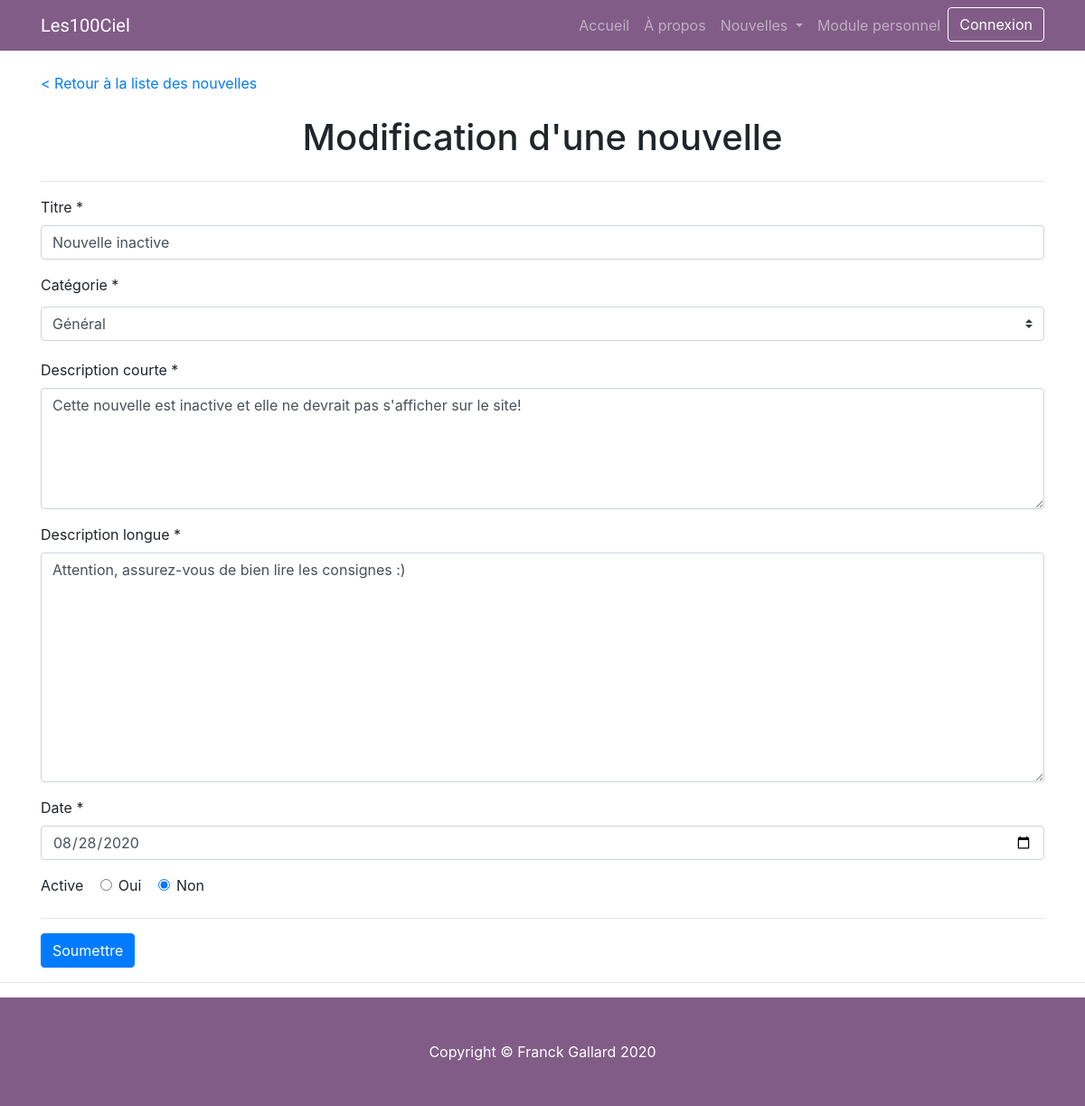
The app's page /modifier_ou_ajouter_nouvelle.php?nouvelle_id=2 with its own data.
### tables this page shows
CREATE TABLE `nouvelles` (
  `id` int(11) NOT NULL,
  `titre` varchar(50) NOT NULL,
  `description_courte` varchar(125) NOT NULL,
  `description_longue` text NOT NULL,
  `date_nouvelle` date NOT NULL,
  `actif` tinyint(1) NOT NULL,
  `fk_categorie` int(11) NOT NULL
);

### include/common.php (called while the page is built, shortened)
<?php
function escape($html) {
    return htmlspecialchars($html, ENT_QUOTES | ENT_SUBSTITUTE, "UTF-8");
}
function baseUrl(){
    $config['base_url'] = ((isset($_SERVER['HTTPS']) && $_SERVER['HTTPS'] == "on") ? "https" : "http");
    $config['base_url'] .= "://".$_SERVER['HTTP_HOST'];
    $config['base_url'] .= str_replace(basename($_SERVER['SCRIPT_NAME']),"",$_SERVER['SCRIPT_NAME']);
    return $config['base_url'];
}

### modifier_ou_ajouter_nouvelle.php (the view, shortened to what this page needs)
<?php
include_once('include/header.php');
include_once('include/common.php');
$action = "Ajout";
if (isset($_POST['submit'])) {
	$nouvelle_id = $_POST['nouvelle_id'];
	$titre = $_POST['titre'];
	$categorie = $_POST['categorie'];
	$description_courte = $_POST['description_courte'];
	$description_longue = $_POST['description_longue'];
	$date = $_POST['date'];
	$active = $_POST['active'];
	if(empty($nouvelle_id)){
		$requete = $connection->prepare("INSERT INTO nouvelles(titre, description_courte, description_longue, date_nouvelle, actif, fk_categorie) VALUES(?, ?, ?, ?, ?, ?)");
		if ($requete) {
			$requete->bind_param("ssssii", $titre, $description_courte, $description_longue, $date, $active, $categorie);
			if($requete->execute()) {
				$_SESSION["messageStatus"] = "<div class='alert alert-success'>Nouvelle ajouté!</div>";
			} else {
				$_SESSION["messageStatus"] =  "<div class='alert alert-danger'>Une erreur est survenue lors de l'ajout.</div>";
			}
			$requete->close();
		} else  {
		echo $mysqli->error;
		}
	} else {
		$action = "Modification";
		$requete = $connection->prepare("UPDATE nouvelles SET titre=?, description_courte=?, description_longue=?, date_nouvelle=?, actif=?, fk_categorie=? WHERE id=?" );
		if ($requete) {
			$requete->bind_param("ssssiii", $titre, $description_courte, $description_longue, $date, $active, $categorie, $nouvelle_id);
			if($requete->execute()) {
				$_SESSION["messageStatus"] = "<div class='alert alert-success'>Nouvelle modifiée!</div>";
				$nouvelle = $connection->query("SELECT *
												FROM nouvelles
												WHERE id = ".$_SESSION["nouvelle_id"]);
				$nouvelle_infos = $nouvelle->fetch_assoc();
				$_SESSION["nouvelle_infos"] = $nouvelle_infos;
			} else {
				$nouvelle_infos = $_SESSION["nouvelle_infos"];
				$_SESSION["messageStatus"] =  "<div class='alert alert-danger'>Une erreur est survenue lors de la modification. Réessayez svp!</div>";
			}
			$requete->close();
		} else  {
		echo $mysqli->error;
		}
	}
}
elseif(isset($_GET['nouvelle_id'])) {
	$action = "Modification";
	$nouvelle_id = $_GET['nouvelle_id'];
	$nouvelle = $connection->query("SELECT *
									FROM nouvelles
									WHERE id = ".$nouvelle_id);
	$nouvelle_infos = $nouvelle->fetch_assoc();
}
else {
}
?>
<div class="container">
	<div class="my-4">
		<a href="<?= baseUrl().'administration_nouvelles.php'; ?>">< Retour à la liste des nouvelles</a>
		<h1 class="my-4 text-align-center"> <?= $action ?> d'une nouvelle</h1>
	</div>
	<hr>
	<form method="POST" >
		<div class="form-group">
			<label for="titre">Titre *</label>
			<input type="text" class="form-control" name="titre" placeholder="Titre" value='<?= escape($nouvelle_infos['titre']); ?>' required minlength="3"/>
		</div>
		<div class="form-group">
			<label for="categorie">Catégorie *</label>
			<select class="form-control custom-select my-1 mr-sm-2" name="categorie" id="categorie" required>
				<option value=1 <?php if($nouvelle_infos['fk_categorie'] == 1): ?> selected="selected"<?php endif; ?>>Général</option>
			</select>
		</div>
		<div class="form-group">
			<label for="titre">Description courte *</label>
			<textarea class="form-control" id="description_courte" name="description_courte" placeholder="Description courte" rows="5" required minlength="15"><?= escape($nouvelle_infos['description_courte']); ?></textarea>
		</div>
		<div class="form-group">
			<label for="titre">Description longue *</label>
			<textarea class="form-control" id="description_longue" name="description_longue" placeholder="Description longue" rows="10" required minlength="30"><?= escape($nouvelle_infos['description_longue']); ?></textarea>
		</div>
		<div class="form-group">
			<label for="titre">Date *</label>
			<input type="date" class="form-control" name="date" placeholder="Date" value='<?= $nouvelle_infos["date_nouvelle"]; ?>' required/>
		</div>
		<div class="form-check">
			<label class="" for="active">
				Active
			</label>
			<label><input class="form-check-input" type="radio" name="active" value=1 <?php if($nouvelle_infos['actif'] == 1): ?> checked="checked"<?php endif; ?>/>Oui</label>
			<label><input class="form-check-input" type="radio" name="active" value=0 <?php if($nouvelle_infos['actif'] == 0): ?> checked="checked"<?php endif; ?>/>Non</label>
		</div>
		<hr/>
		<div class="form-group">
			<button type="submit" name="submit" class="btn btn-primary">Soumettre</button>
		</div>
	</form>
</div>
<?php include_once('include/footer.php'); ?>

### css/modern-business.css (style rules this page uses)
body { padding-top: 56px; overflow-x: hidden; }
.text-align-center { text-align: center !important; }
.form-check { padding-left: 0; }
.form-check label { margin-right: 34px; }

### records on screen
nouvelles: titre "Nouvelle inactive", categorie "Général", description_courte "Cette nouvelle est inactive et elle ne devrait pas s'afficher sur le site!", description_longue "Attention, assurez-vous de bien lire les consignes :)", date "08/28/2020", actif "☐ Oui", actif "☑ Non"

### other values on screen
$action "Modification"
